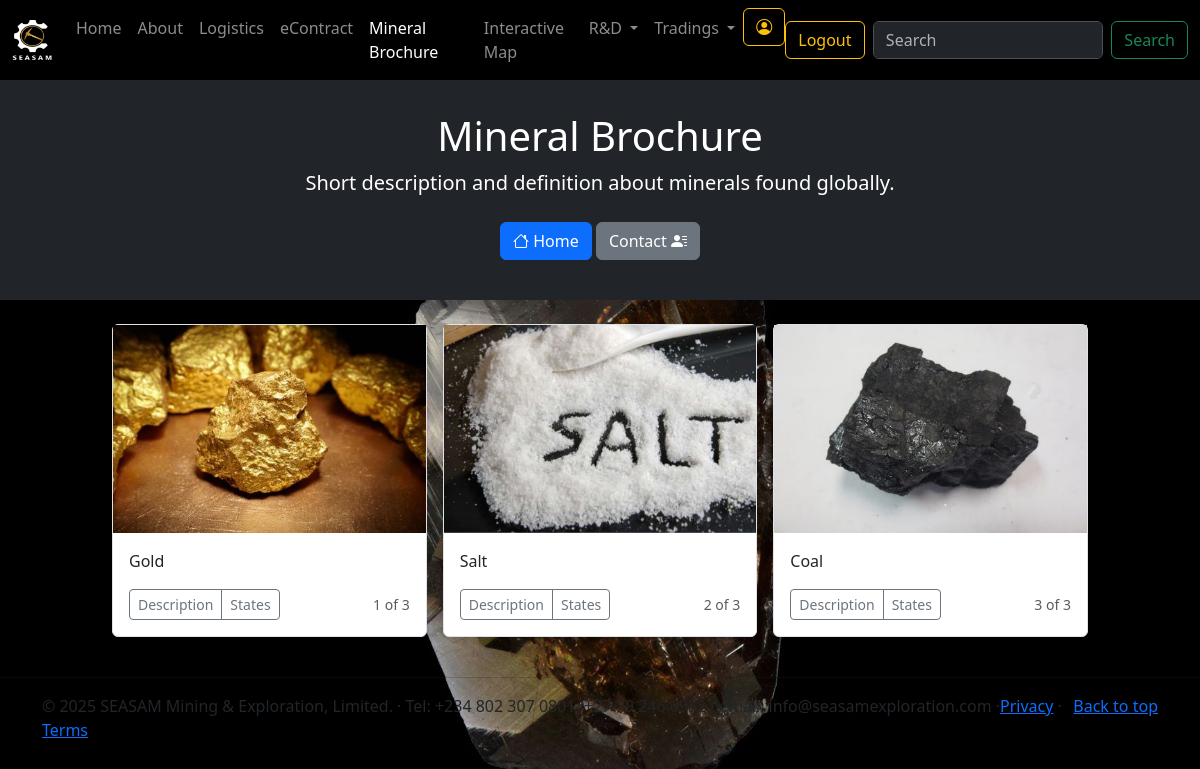
/minerals/ (signed in), run on the app's committed database.
### pages/models.py (models this page shows, shortened)
class Minerals(models.Model):
    name = models.CharField(max_length=150)
    description = models.TextField(max_length=1900, default='', blank=True, null=True)
    photo = models.ImageField(upload_to='pit/', default='pit/OIP.jpg')

### pages/views.py (the view)
# urls.py: path('minerals/', minerals, name='minerals'),
def minerals(request):
    if request.user.is_authenticated:
        minerals = Minerals.objects.all().order_by("pk")
        return render(request, 'minerals/minerals.html', {'minerals': minerals})
    else:
        messages.success(request, 'Your are not allowed to view this page contact the Site Admin!')
        form = ContactUsForm()
        return render(request, 'contact.html', {'form': form})

### templates/minerals/minerals.html
<!DOCTYPE html>
{% extends 'base.html' %}
{% load static %}
{% load humanize %}
{% block link %}<link href="{% static 'css/min_bg.css' %}" rel="stylesheet" />{% endblock %}
{% block content %}
    <header class="bg-dark py-3">
        <div class="container px-4 px-lg-5 my-3">
            <div class="text-center text-white">
                <h1 class="fw-light text-white">Mineral Brochure</h1>
                <p class="lead">Short description and definition about minerals found globally.</p>
                <p>
                  <a href="#" class="btn btn-primary my-2"><i class="bi bi-house"></i> Home</a>
                  <a href="#" class="btn btn-secondary my-2">Contact <i class="bi bi-person-lines-fill"></i></a>
                </p>
            </div>
        </div>
    </header>
<div class="album py-4 bg-transparent">
    <div class="container col-md-10 justify-content-center">
      <div class="row row-cols-1 row-cols-sm-2 row-cols-md-3 g-3">
          {% for mineral in minerals %}
        <div class="col">
          <div class="card shadow-sm border border-rounded ">
              <img src="{{ mineral.photo.url }}" alt="" class="">
              <div class="card-body">
              <p class="card-text">{{ mineral.name }}</p>
              <div class="d-flex justify-content-between align-items-center">
                  <div class="btn-group">
                      <a href="{% url 'mineral_description' mineral.id %}" type="button" class="btn btn-sm btn-outline-secondary">Description</a>
                      <a href="{% url 'mineral_description_states' mineral.id %}" type="button" class="btn btn-sm btn-outline-secondary">States</a>
                  </div>
                  <small class="text-muted">{{ mineral.id }} of {{minerals|length}}</small>
              </div>
            </div>
          </div>
        </div>
        {% endfor %}
      </div>
    </div>
  </div>
<hr>
  <footer class="container">
    <p class="float-end"><a href="#">Back to top</a></p>
    <p>&copy; 2025 SEASAM Mining & Exploration, Limited. &middot; Tel: +234 802 307 0801, +27 79 246 6952 &middot; email: info@seasamexploration.com &middot;<a href="#">Privacy</a> &middot; <a href="#">Terms</a></p>
  </footer>
    {% endblock %}

### templates/base.html (shortened to what this page needs)
<!doctype html>
{% load static %}
<html lang="en">
  <head>
    <link href="https://cdn.jsdelivr.net/npm/bootstrap-icons@1.5.0/font/bootstrap-icons.css" rel="stylesheet" />
    <link href="https://cdn.jsdelivr.net/npm/bootstrap@5.3.3/dist/css/bootstrap.min.css" rel="stylesheet">
    <link rel="stylesheet" href="https://use.fontawesome.com/releases/v5.7.0/css/all.css">
      {% block link %}
       {% endblock %}
  </head>
  <body>
    {% include "navbar.html" %}
    {% block content %}
    {% endblock %}
  </body>
</html>

### templates/navbar.html (shortened to what this page needs)
{% load static %}
<nav class="navbar navbar-expand-lg bg-black" data-bs-theme="dark">
  <div class="container-fluid">
    <a class="navbar-brand" href="{% url 'home' %}">
      <img src="{% static '/image/logo.JPG' %}" alt="SEASAM" width="40" height="40">
    </a>
    <div class="collapse navbar-collapse" id="navbarSupportedContent">
      <ul class="navbar-nav me-auto mb-2 mb-lg-0">
        <li class="nav-item">
          <a class="nav-link {% if request.path == '/' %}active{% endif %}" aria-current="page" href="{% url 'home' %}">Home</a>
        </li>
        <li class="nav-item">
          <a class="nav-link {% if request.path == '/about/' %}active{% endif %}" href="{% url 'about' %}">About</a>
        </li>
        <li class="nav-item">
          <a class="nav-link {% if request.path == '/logistics/' %}active{% endif %}" href="{% url 'logistics' %}">Logistics</a>
        </li>
        <li class="nav-item">
          <a class="nav-link {% if request.path == '/contract/' %}active{% endif %}" href="{% url 'contract' %}">eContract</a>
        </li>
         <li class="nav-item">
          <a class="nav-link {% if request.path == '/minerals/' %}active{% endif %}" href="{% url 'minerals' %}">Mineral Brochure</a>
        </li>
        <li class="nav-item">
          <a class="nav-link {% if request.path == '/map/' %}active{% endif %}" href="{% url 'map' %}">Interactive Map</a>
        </li>
        <li class="nav-item dropdown">
          <a class="nav-link  dropdown-toggle" href="#" role="button" data-bs-toggle="dropdown" aria-expanded="false">
            R&D
          </a>
        </li>
        {% if user.is_authenticated %}
        {% if user.is_staff %}
        <li class="nav-item dropdown">
          <a class="nav-link dropdown-toggle" href="#" role="button" data-bs-toggle="dropdown" aria-expanded="false">
            Tradings
          </a>
        </li>
        {% endif %}
         <li class="nav-item">
          <a class="btn btn-outline-warning" href="#"><i class="bi bi-person-circle"></i> {{ user.first_name }}</a>
        </li>
        {% else %}
        <li class="nav-item">
          <a class="nav-link secondary" href="#"><i class="bi bi-person-circle"></i></a>
        </li>
        {% endif %}
      </ul>
      {% if user.is_authenticated %}
      <form method="post" action="{% url 'logout' %}"  style="display: inline;">
        <button class="btn btn-outline-warning" type="submit">Logout</button>
      </form>
      {% else %}
      <a class="btn btn-outline-primary" href="{% url 'login' %}">Login</a>
      {% endif %}
      <form method="POST" action="{% url 'search' %}" class="d-flex" role="search">{% csrf_token %}
        <input class="form-control me-2" type="search" placeholder="Search" aria-label="Search" name="searched">
        <button class="btn btn-outline-success" type="submit">Search</button>
      </form>
    </div>
  </div>
</nav>

### static/css/min_bg.css (style rules this page uses)
body { background-image: url("/static/css/img/usgs.jpg"); background-repeat: no-repeat; width: 100%; }

### data on the page
Minerals: photo (picture), name "Gold", id "1", minerals "3"
Minerals: photo (picture), name "Salt", id "2", minerals "3"
Minerals: photo (picture), name "Coal", id "3", minerals "3"
